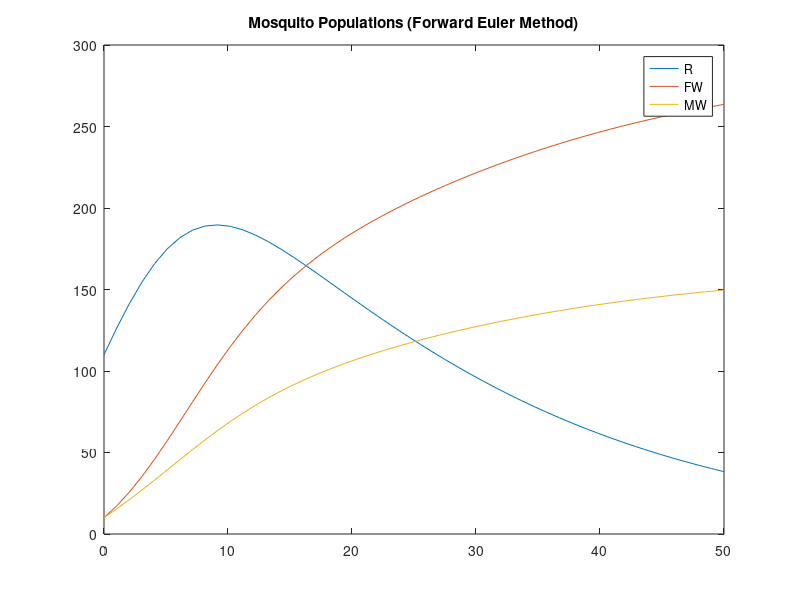

Reproduce this figure in MATLAB. (Note: this script raises an error after producing the figure.)
%% ODE Solver for Test Systems - Zika Problem

%Solves system of ODES in matlab using Forward Euler and ODE 45

%% Model 1 - Populations of FR, MR, FW, MW

%Params
alpha = 0.75;
r = 0.5;
K = 500;
delta = 0.05;
b = 1;
AWF = 5;
AWM = 5;

%ics
fr0 = 10;
mr0 = 100;
fw0 = 10;
mw0 = 10;
rpop0 = 110;

times = [0, 50];
%ics = [10, 100, 10, 10]; %ICs for 4d case
ics = [110, 10, 10];
%% Forward Euler Manual Solve
t0 = 0;
tf = 50;
dt = 1; %check DT
n = 50; %number of forward euler steps to take

tvals = linspace(t0,tf,n);

fr = zeros(n,1);
mr = zeros(n,1);
fw = zeros(n,1);
mw = zeros(n,1);
rpop = zeros(n,1);

%set initial values
fr(1) = fr0;
mr(1) = mr0;
fw(1) = fw0;
mw(1) = mw0;
rpop(1) = rpop0;

%Loop to compute via forward euler method
for i = 2:n
    %set up M and F
    
    %for 4d
    %M = mr(i-1) + mw(i-1);
    %F = fr(i-1) + fw(i-1);
    
    M = (1-alpha)* rpop(i-1) + mw(i-1);
    F = alpha * rpop(i-1) + fw(i-1);
    
    rpop(i) = rpop(i-1) + dt * (r * (1 - ((F + M) / K)) * ((alpha * rpop(i-1) * (1 - alpha) * rpop(i-1) / (b + M))) - delta * rpop(i-1));
    fw(i) = fw(i-1) + dt * (r * alpha * (1 - ((F + M) / K)) * fw(i-1) * (M / (b + M)) - delta * fw(i-1) + AWF);
    mw(i) = mw(i-1) + dt * (r * (1 - alpha) * (1 - ((F + M) / K)) * fw(i-1) * (M / (b + M)) - delta * mw(i-1) + AWM);
    
    %For 4d
    %fr(i) = fr(i-1) + dt * (r * alpha * (1 - ((F + M) / K)) * fr(i-1) * (mr(i-1) / (b + M)) - delta * fr(i-1));
    %mr(i) = mr(i-1) + dt * (r * (1 - alpha) * (1 - ((F + M) / K)) * fr(i-1) * (mr(i-1) / (b + M)) - delta * mr(i-1));
end

f1 = figure();
%plot(tvals, fr, tvals, mr, tvals, fw, tvals, mw) %for 4d
plot(tvals, rpop, tvals, fw, tvals, mw)
title('Mosquito Populations (Forward Euler Method)')
%legend('FR','MR', 'FW', 'MW') %for 4d
legend('R', 'FW', 'MW')

%% ODE 45 Check
[t, mos] = ode45(@(t, X) odesolveModel1(t, X, r, alpha, K, delta, b, AWF, AWM), times, ics);

f2 = figure();
%plot(t, mos(:,1), t, mos(:,2), t, mos(:,3), t, mos(:,4)) %for 4d
plot(t, mos(:,1), t, mos(:,2), t, mos(:,3))
title('Mosquito Populations (ODE45 Built-In)')
legend('R', 'FW', 'MW')

%% Function Definitions
function dXdt = odesolveModel1(t, X, r, alpha, K, delta, b, AWF, AWM)
    R = X(1);
    FW = X(2);
    MW = X(3);
    
    %For 4D
    %FR = X(1);
    %MR = X(2);
    %FW = X(3);
    %MW = X(4);
    %F = FR + FW;
    %M = MR + MW;
    
    F = alpha * R + FW;
    M = (1-alpha) * R + MW;
    
    rEqn = r * (1 - ((F + M) / K)) * ((alpha * R * (1 - alpha) * R / (b + M))) - delta * R;
    fwEqn = r * alpha * (1 - ((F + M) / K)) * FW * (M / (b + M)) - delta * FW + AWF;
    mwEqn = r * (1 - alpha) * (1 - ((F + M) / K)) * FW * (M / (b + M)) - delta * MW + AWM;
    
    %For 4D
    %frEqn = r * alpha * (1 - ((F + M) / K)) * X(1) * (MR / (b + M)) - delta * FR;
    %mrEqn = r * (1 - alpha) * (1 - ((F + M) / K)) * FR * (MR / (b + M)) - delta * MR;
    %dXdt = [ frEqn; mrEqn; fwEqn; mwEqn ];
    
    %Return soln vector
    dXdt = [ rEqn; fwEqn; mwEqn ];
end
